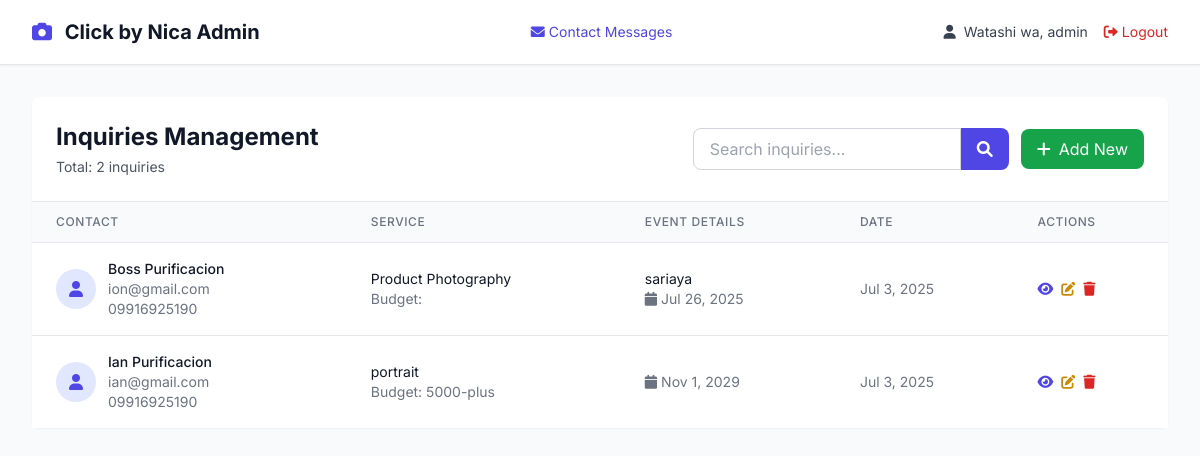
Screenshot of /admin/dashboard.php (signed in) with the database file from the repository.
### tables this page shows
CREATE TABLE `inquire` (
  `id` int(11) NOT NULL,
  `name` varchar(255) NOT NULL,
  `email` varchar(255) NOT NULL,
  `phone` varchar(20) DEFAULT NULL,
  `budget` varchar(50) DEFAULT NULL,
  `service_type` varchar(50) NOT NULL,
  `event_date` date DEFAULT NULL,
  `location` varchar(255) DEFAULT NULL,
  `additional_services` text DEFAULT NULL,
  `message` text NOT NULL,
  `referral` varchar(50) DEFAULT NULL,
  `created_at` timestamp NOT NULL DEFAULT current_timestamp()
);

### admin/dashboard.php (the view, shortened to what this page needs)
<?php
require_once 'db.php';
$search = $_GET['search'] ?? '';
$page = max(1, $_GET['page'] ?? 1);
$perPage = 10;
$offset = ($page - 1) * $perPage;
$whereClause = '';
$params = [];
$countStmt = $pdo->prepare("SELECT COUNT(*) FROM inquire {$whereClause}");
$countStmt->execute($params);
$totalRecords = $countStmt->fetchColumn();
$stmt = $pdo->prepare("SELECT * FROM inquire {$whereClause} ORDER BY created_at DESC LIMIT {$perPage} OFFSET {$offset}");
$stmt->execute($params);
$inquiries = $stmt->fetchAll(PDO::FETCH_ASSOC);
?>
<!DOCTYPE html>
<html lang="en">
<head>
    <script src="https://cdn.tailwindcss.com"></script>
    <link rel="stylesheet" href="https://cdnjs.cloudflare.com/ajax/libs/font-awesome/6.0.0/css/all.min.css">
</head>
<body class="bg-gray-50 min-h-screen">
<nav class="bg-white shadow-sm border-b border-gray-200">
        <div class="max-w-7xl mx-auto px-4 sm:px-6 lg:px-8">
            <div class="flex justify-between items-center h-16">
                <div class="flex items-center">
                    <h1 class="text-xl font-bold text-gray-900">
                        <i class="fas fa-camera text-indigo-600 mr-2"></i>
                        Click by Nica Admin
                    </h1>
                </div>
                 <a href="contact/contact.php" class="text-sm text-indigo-600 hover:text-indigo-800 flex items-center">
                        <i class="fas fa-envelope mr-1"></i>
                        Contact Messages
                    </a>
                <div class="flex items-center space-x-4">
                    <span class="text-sm text-gray-700">
                        <i class="fas fa-user mr-1"></i>
                        Watashi wa, <?php echo htmlspecialchars($_SESSION['admin_username']); ?>
                    </span>
                    <a href="logout.php" class="text-sm text-red-600 hover:text-red-800">
                        <i class="fas fa-sign-out-alt mr-1"></i>Logout
                    </a>
                </div>
            </div>
        </div>
    </nav>
    <div class="max-w-7xl mx-auto px-4 sm:px-6 lg:px-8 py-8">
        <div class="bg-white rounded-lg shadow-sm">
            <div class="p-6 border-b border-gray-200">
                <div class="flex flex-col sm:flex-row sm:items-center sm:justify-between">
                    <div>
                        <h2 class="text-2xl font-bold text-gray-900">Inquiries Management</h2>
                        <p class="text-sm text-gray-600 mt-1">Total: <?php echo $totalRecords; ?> inquiries</p>
                    </div>
                    <div class="mt-4 sm:mt-0 flex items-center space-x-3">
                        <form method="GET" class="flex">
                            <input
                                type="text"
                                name="search"
                                value="<?php echo htmlspecialchars($search); ?>"
                                placeholder="Search inquiries..."
                                class="px-4 py-2 border border-gray-300 rounded-l-lg focus:ring-2 focus:ring-indigo-500 focus:border-indigo-500"
                            >
                            <button type="submit" class="bg-indigo-600 text-white px-4 py-2 rounded-r-lg hover:bg-indigo-700">
                                <i class="fas fa-search"></i>
                            </button>
                        </form>
                        <a href="create.php" class="bg-green-600 text-white px-4 py-2 rounded-lg hover:bg-green-700">
                            <i class="fas fa-plus mr-2"></i>Add New
                        </a>
                    </div>
                </div>
            </div>
            <div class="overflow-x-auto">
                <table class="min-w-full divide-y divide-gray-200">
                    <thead class="bg-gray-50">
                        <tr>
                            <th class="px-6 py-3 text-left text-xs font-medium text-gray-500 uppercase tracking-wider">Contact</th>
                            <th class="px-6 py-3 text-left text-xs font-medium text-gray-500 uppercase tracking-wider">Service</th>
                            <th class="px-6 py-3 text-left text-xs font-medium text-gray-500 uppercase tracking-wider">Event Details</th>
                            <th class="px-6 py-3 text-left text-xs font-medium text-gray-500 uppercase tracking-wider">Date</th>
                            <th class="px-6 py-3 text-left text-xs font-medium text-gray-500 uppercase tracking-wider">Actions</th>
                        </tr>
                    </thead>
                    <tbody class="bg-white divide-y divide-gray-200">
                        <?php foreach ($inquiries as $inquiry): ?>
                        <tr class="hover:bg-gray-50">
                            <td class="px-6 py-4 whitespace-nowrap">
                                <div class="flex items-center">
                                    <div class="bg-indigo-100 rounded-full w-10 h-10 flex items-center justify-center mr-3">
                                        <i class="fas fa-user text-indigo-600"></i>
                                    </div>
                                    <div>
                                        <div class="text-sm font-medium text-gray-900"><?php echo htmlspecialchars($inquiry['name']); ?></div>
                                        <div class="text-sm text-gray-500"><?php echo htmlspecialchars($inquiry['email']); ?></div>
                                        <div class="text-sm text-gray-500"><?php echo htmlspecialchars($inquiry['phone']); ?></div>
                                    </div>
                                </div>
                            </td>
                            <td class="px-6 py-4 whitespace-nowrap">
                                <div class="text-sm text-gray-900"><?php echo htmlspecialchars($inquiry['service_type']); ?></div>
                                <div class="text-sm text-gray-500">Budget: <?php echo htmlspecialchars($inquiry['budget']); ?></div>
                            </td>
                            <td class="px-6 py-4">
                                <div class="text-sm text-gray-900"><?php echo htmlspecialchars($inquiry['location']); ?></div>
                                <div class="text-sm text-gray-500">
                                    <?php if ($inquiry['event_date']): ?>
                                        <i class="fas fa-calendar mr-1"></i><?php echo date('M j, Y', strtotime($inquiry['event_date'])); ?>
                                    <?php endif; ?>
                                </div>
                            </td>
                            <td class="px-6 py-4 whitespace-nowrap text-sm text-gray-500">
                                <?php echo date('M j, Y', strtotime($inquiry['created_at'])); ?>
                            </td>
                            <td class="px-6 py-4 whitespace-nowrap text-sm font-medium">
                                <div class="flex space-x-2">
                                    <a href="view.php?id=<?php echo $inquiry['id']; ?>" class="text-indigo-600 hover:text-indigo-900">
                                        <i class="fas fa-eye"></i>
                                    </a>
                                    <a href="edit.php?id=<?php echo $inquiry['id']; ?>" class="text-yellow-600 hover:text-yellow-900">
                                        <i class="fas fa-edit"></i>
                                    </a>
                                    <form method="POST" class="inline" onsubmit="return confirm('Are you sure you want to delete this inquiry?')">
                                        <button type="submit" class="text-red-600 hover:text-red-900">
                                            <i class="fas fa-trash"></i>
                                        </button>
                                    </form>
                                </div>
                            </td>
                        </tr>
                        <?php endforeach; ?>
                    </tbody>
                </table>
            </div>
        </div>
    </div>
</body>
</html>

### admin/dashboard.php (style rules this page uses)
body { font-family: 'Inter', sans-serif; }

### rows the page displays
inquire: name "Boss Purificacion", email "ion@gmail.com", phone "09916925190", service_type "Product Photography", location "sariaya", event_date "Jul 26, 2025", created_at "Jul 3, 2025"
inquire: name "Ian Purificacion", email "ian@gmail.com", phone "09916925190", service_type "portrait", budget "5000-plus", event_date "Nov 1, 2029", created_at "Jul 3, 2025"

### other values shown
$_SESSION['admin_username'] "admin"
$totalRecords "2"
